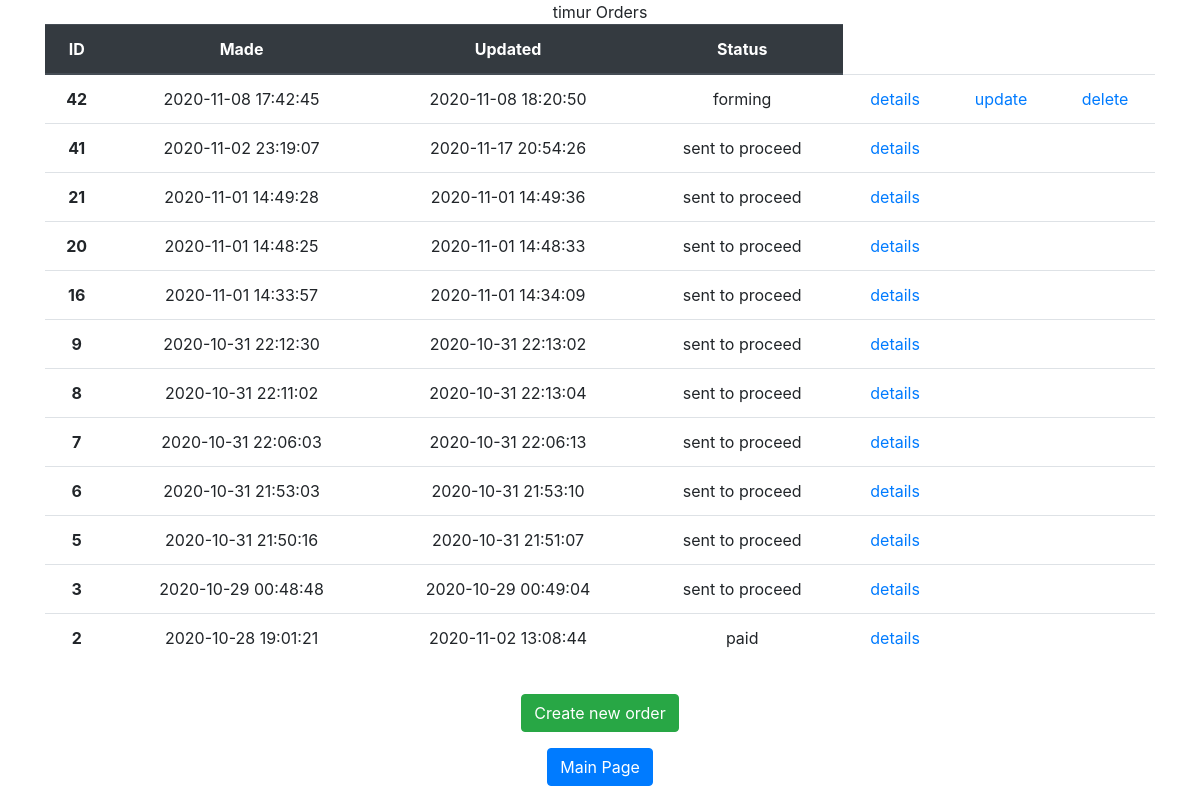
Screenshot of /order/ (signed in) with the database file from the repository.
### authapp/models.py (models this page shows, shortened)
class ShopUser(AbstractUser):
    avatar = models.ImageField(upload_to='users_avatars', blank=True)
    age = models.PositiveSmallIntegerField(verbose_name='age', default=18)
    activation_key = models.CharField(max_length=128, blank=True)
    activation_key_expires = models.DateTimeField(default=(now() + timedelta(hours=48)))

### ordersapp/models.py (models this page shows, shortened)
class Order(models.Model):
    FORMING = 'FM'
    SENT_TO_PROCEED = 'STP'
    PROCEEDED = 'PRD'
    PAID = 'PD'
    READY = 'RDY'
    DONE = 'DN'
    CANCEL = 'CNL'
    ORDER_STATUS_CHOICES = (
        (FORMING, 'forming'),
        (SENT_TO_PROCEED, 'sent to proceed'),
        (PROCEEDED, 'proceeded'),
        (PAID, 'paid'),
        (READY, 'ready'),
        (DONE, 'done'),
        (CANCEL, 'canceled')
    )
    user = models.ForeignKey(settings.AUTH_USER_MODEL, on_delete=models.CASCADE, verbose_name='user')
    created = models.DateTimeField(verbose_name='made', auto_now_add=True)
    updated = models.DateTimeField(verbose_name='updated', auto_now=True)
    status = models.CharField(verbose_name='status', max_length=3, choices=ORDER_STATUS_CHOICES, default=FORMING)
    paid = models.DateTimeField(verbose_name='payment_status', auto_now=False, null=True)
    is_active = models.BooleanField(verbose_name='active', default=True, db_index=True)
    class Meta:
        ordering = ('-created',)
        verbose_name = 'order'
        verbose_name_plural = 'orders'

### ordersapp/views.py (the view)
# urls.py: path('', ordersapp.OrderList.as_view(), name='orders_list'),
class OrderList(ListView):
    model = Order
    @method_decorator(login_required())
    def dispatch(self, *args, **kwargs):
        return super().dispatch(*args, **kwargs)
    def get_queryset(self):
        return Order.objects.filter(user=self.request.user).select_related()

### mainapp/context_processors.py (called while the page is built)
def shopping_cart(request):
    shopping_cart = []
    if request.user.is_authenticated:
        shopping_cart = request.user.shopping_cart.select_related()
    return {
        'shopping_cart':
            shopping_cart,
    }

### ordersapp/templates/ordersapp/order_list.html
{% extends 'ordersapp/base.html' %}
{% load static %}
{% block content %}
    <div class="container text-center">
    <div class="row">
        <div class="col">
            {% if user.first_name %}
            {{ user.first_name }}
                {% else %}
                User
            {% endif %} Orders
        </div>
    </div>
    </div>
    <div class="container text-center">
    <div class="row">
        <div class="col">
            <table class="table">
  <thead class="thead-dark">
    <tr>
      <th scope="col">ID</th>
      <th scope="col">Made</th>
      <th scope="col">Updated</th>
      <th scope="col">Status</th>
    </tr>
  </thead>
                <tbody>
                {% for item in object_list %}
                {% if item.is_active %}
                <tr>
                    <th scope="row">{{ item.pk }}</th>
                    <td>{{ item.created|date:"Y-m-d H:i:s" }}</td>
                    <td>{{ item.updated|date:"Y-m-d H:i:s" }}</td>
                    <td>{{ item.get_status_display }}</td>
                    <td>
                        <a href="{% url 'ordersapp:order_read' item.pk %}"> details</a>
                    </td>
                    <td>
                        {% if item.status == 'FM' %}
                        <a href="{% url 'ordersapp:order_update' item.pk %}">update</a>
                        {% endif %}
                    </td>
                    <td>
                        {% if item.status == 'FM' %}
                        <a href="{% url 'ordersapp:order_delete' item.pk %}">delete</a>
                        {% endif %}
                    </td>
                </tr>
            {% endif %}
            {% endfor %}
                </tbody>
            </table>
        </div>
    </div>
    </div>
    <div class="container text-center mt-3">
    <div class="row">
        <div class="col">
            <a href="{% url 'ordersapp:order_create' %}" class="btn btn-success" role="button">Create new order</a>
        </div>
    </div>
    </div>
    <div class="container text-center mt-3">
    <div class="row">
        <div class="col">
            <a href="{% url 'main' %}" class="btn btn-primary" role="button">Main Page</a>
        </div>
    </div>
    </div>
{% endblock %}

### rows the page displays
ShopUser: first_name "timur"
Order: pk "42", created "2020-11-08 17:42:45", updated "2020-11-08 18:20:50", status "forming", shows "delete"
Order: pk "41", created "2020-11-02 23:19:07", updated "2020-11-17 20:54:26", status "sent to proceed"
Order: pk "21", created "2020-11-01 14:49:28", updated "2020-11-01 14:49:36", status "sent to proceed"
Order: pk "20", created "2020-11-01 14:48:25", updated "2020-11-01 14:48:33", status "sent to proceed"
Order: pk "16", created "2020-11-01 14:33:57", updated "2020-11-01 14:34:09", status "sent to proceed"
Order: pk "9", created "2020-10-31 22:12:30", updated "2020-10-31 22:13:02", status "sent to proceed"
Order: pk "8", created "2020-10-31 22:11:02", updated "2020-10-31 22:13:04", status "sent to proceed"
Order: pk "7", created "2020-10-31 22:06:03", updated "2020-10-31 22:06:13", status "sent to proceed"
Order: pk "6", created "2020-10-31 21:53:03", updated "2020-10-31 21:53:10", status "sent to proceed"
Order: pk "5", created "2020-10-31 21:50:16", updated "2020-10-31 21:51:07", status "sent to proceed"
Order: pk "3", created "2020-10-29 00:48:48", updated "2020-10-29 00:49:04", status "sent to proceed"
Order: pk "2", created "2020-10-28 19:01:21", updated "2020-11-02 13:08:44", status "paid"
